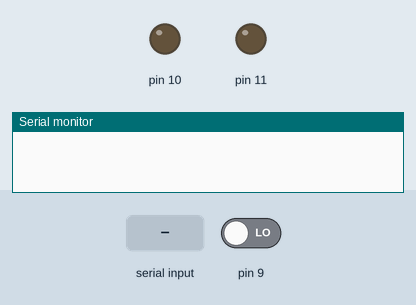
The sketch below on a simulated Arduino Mega 2560, built with avr-gcc and run on an emulated ATmega2560. Shown: output pins drawn as LEDs (lit = HIGH), the last lines printed to the serial monitor. Inputs (shaded band) come from the test bench; at power-on: pin 9 LOW.

Above: at 1.7 s.
1.8 s: "1" received over the second serial link
At 2.2 s:
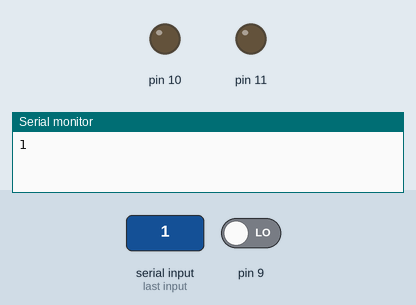
3.3 s: pin 9 driven HIGH
At 3.9 s:
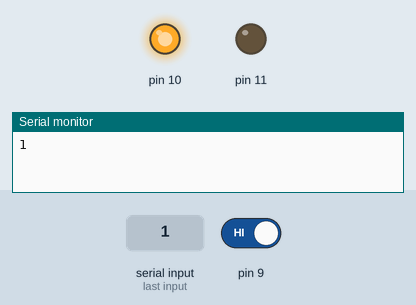
4.8 s: "0" received over the second serial link
At 5.7 s:
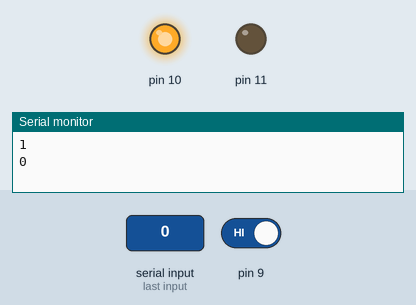
6.3 s: pin 9 driven LOW
At 7.5 s:
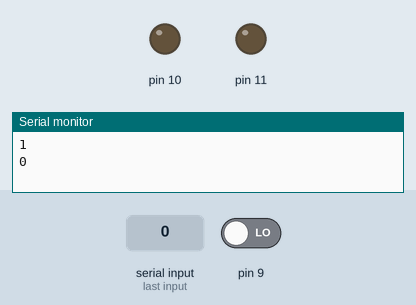
Timing chart, 0 to 8.8 s (numbered marks = the images above; inputs shaded):
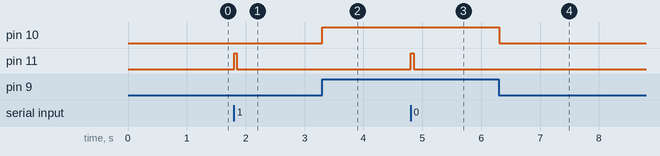

Measured:
- after the input at 1.8 s, pin 11: LOW → HIGH at once, → LOW 0.05 s later
- after the input at 3.3 s, pin 10: LOW → HIGH at once
- after the input at 4.8 s, pin 11: LOW → HIGH at once, → LOW 0.05 s later
- after the input at 6.3 s, pin 10: HIGH → LOW at once

The sketch:

xbee.ino.ino
```cpp
#define  Rx 15
#define Tx 14
void setup() {
  pinMode(11,OUTPUT);
  pinMode(10,OUTPUT);
  pinMode(9,INPUT);
  Serial.begin(9600);
  Serial3.begin(9600);

  delay(500);

}

void loop() {

  if (digitalRead(9)) { // transmitting
   digitalWrite(10,HIGH);
    //char outgoing = Serial.read();
    char outgoing = 's';
    Serial3.print(outgoing);

  }
  else{
    digitalWrite(10,LOW);
    }

  if (Serial3.available()) { // receiving
    digitalWrite(11,HIGH);

    char incoming = Serial3.read();
    Serial.println(incoming);
  }
  else{
    digitalWrite(11,LOW);
    }

  delay(50);

}
```
